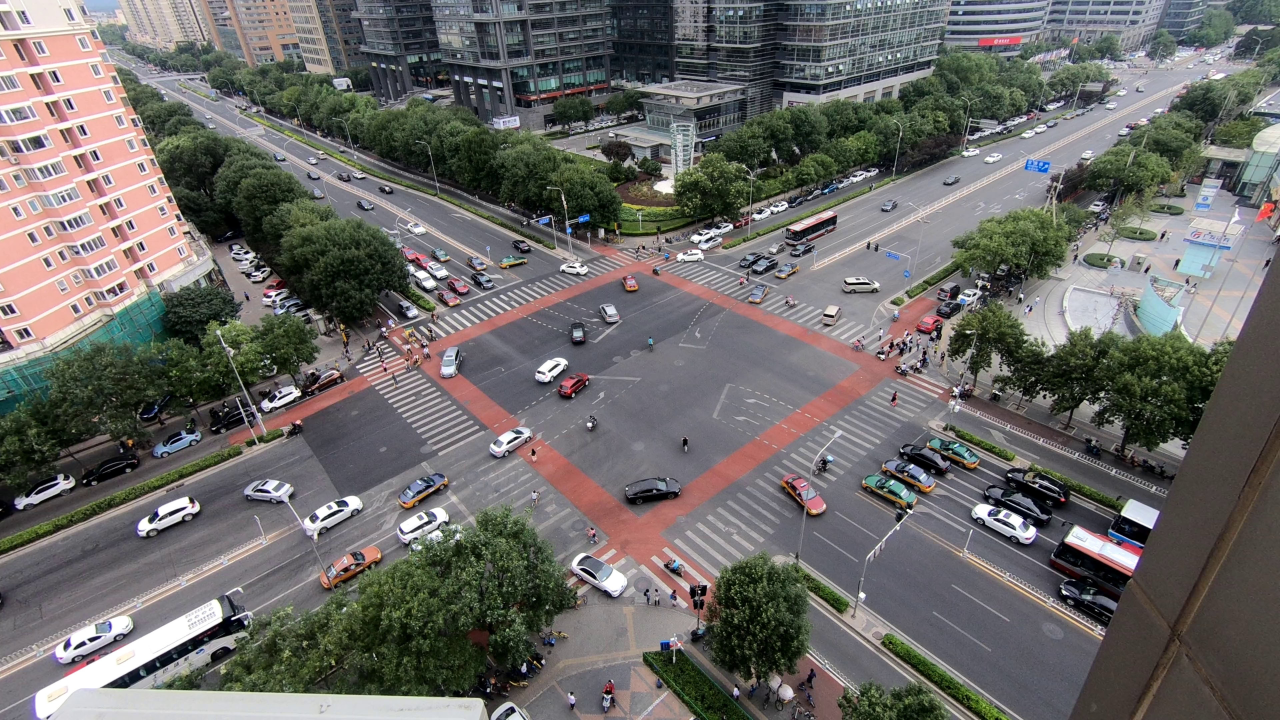
#> input picture pics/shadow.jpg, 3840 x 2160 px, found by its file name (shown at 1/3 size)
$ jupyter execute find_cross_ver3.ipynb   (shell and % lines are left out)
#> lines starting #> are read from the running program, lines starting #| are printed output that depends on the picture; after the words box and inside, x2 and y2 are one past the last pixel; in counts of white or black regions, pixels touching at a corner belong together
[cell 1]

import numpy as np
import os
import cv2
import sys
import matplotlib.pyplot as plt

[cell 2]
ROOT_DIR = os.path.abspath('../find_cross_pattern/')
IMG_DIR = os.path.join(ROOT_DIR,'pics\\')
IMG_PATH = os.path.join(IMG_DIR,'shadow.jpg')

img = cv2.imread(IMG_PATH,1)
#> img is the input picture: shape (2160, 3840, 3); mean B, G, R 103, 105.4, 107.4

[x,y,z]=img.shape
scale = 1
img=cv2.resize(img,(int(y/scale),int(x/scale)),interpolation=cv2.INTER_CUBIC)
plt.imshow(img)

[cell 3]
#提取的颜色区间

#橙色
#0-8
orange_h_low = 0/2
orange_h_high =8/2

#36-46
orange_s_low = 36 * 255 / 100
orange_s_high = 46 * 255 / 100

#66-76
orange_v_low = 66 * 255 / 100
orange_v_high = 76 * 255 / 100

#白色
white_h_low = 0/2
white_h_high = 360/2

white_s_low = 0 * 255 / 100
white_s_high = 12 * 255 / 100

white_v_low = 87 * 255 / 100
white_v_high = 100 * 255 / 100

[cell 4]
#转成hsv根据颜色提取有效区域
hsv_img = cv2.cvtColor(img,cv2.COLOR_BGR2HSV)
#> hsv_img: shape (2160, 3840, 3); mean H, S, V 80.1, 52.7, 115
white_hsv_img = hsv_img

orange_lower_bound = np.array([orange_h_low , orange_s_low , orange_v_low])
orange_upper_bound = np.array([orange_h_high , orange_s_high , orange_v_high])

white_lower_bound = np.array([white_h_low , white_s_low , white_v_low])
white_upper_bound = np.array([white_h_high , white_s_high , white_v_high])

hsv_img = cv2.inRange(hsv_img, orange_lower_bound,orange_upper_bound)
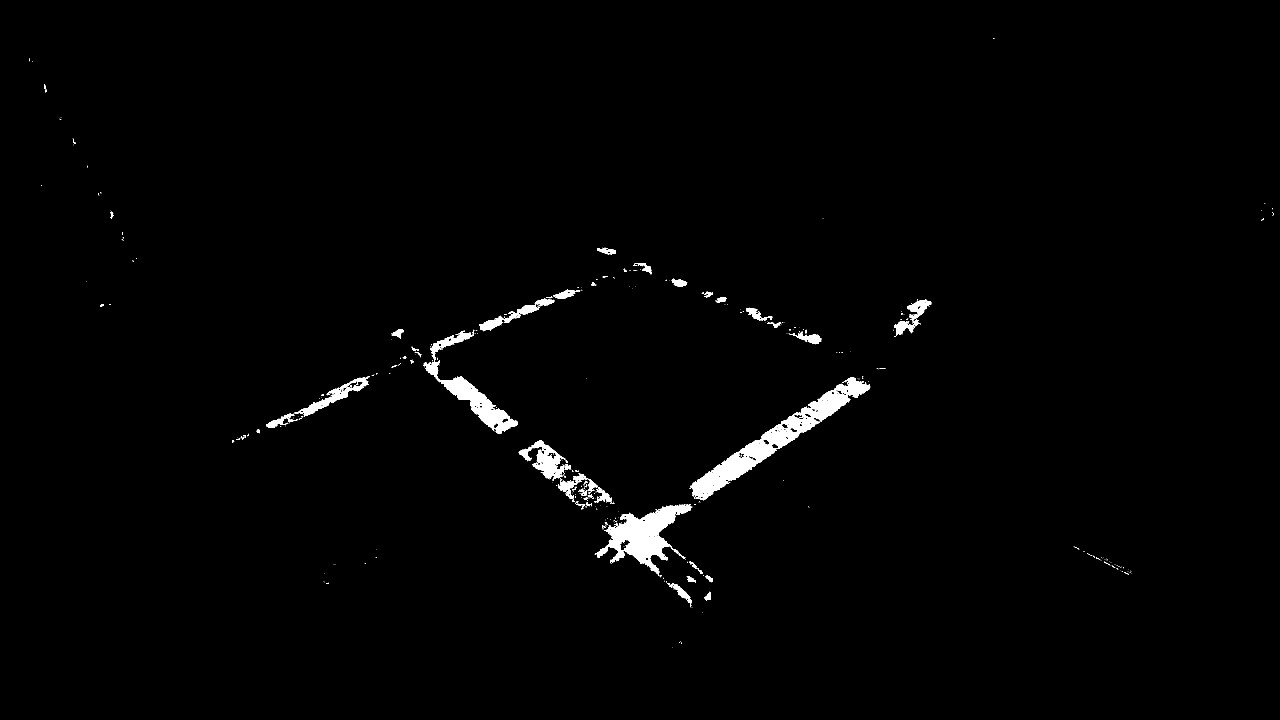
#> hsv_img: shape (2160, 3840) (shown at 1/3 size); 1.2% white; 475 white regions (399 under 20 px), largest, box (x1, y1, x2, y2) and area: (2072, 1132, 2611, 1500) 31870, (1784, 1513, 2077, 1728) 22047, (1270, 991, 1554, 1301) 15322
white_hsv_img = cv2.inRange(white_hsv_img, white_lower_bound,white_upper_bound)
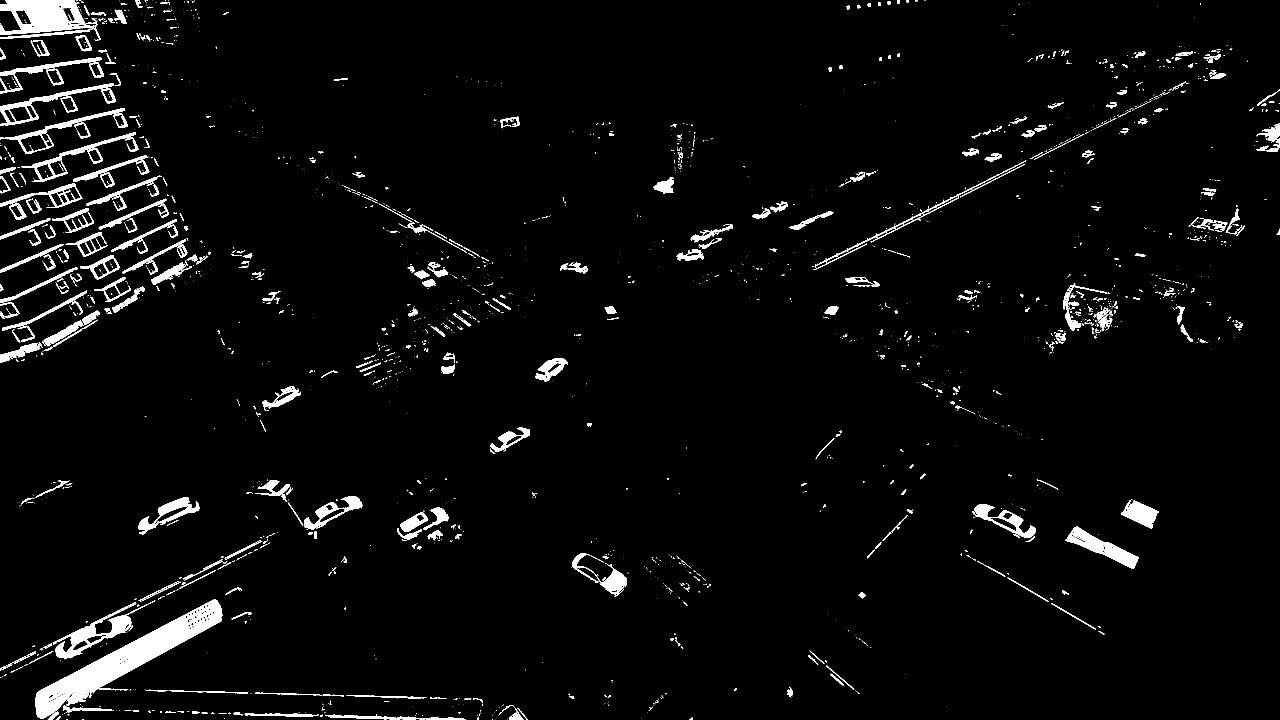
#> white_hsv_img: shape (2160, 3840) (shown at 1/3 size); 3.3% white; 2697 white regions (2074 under 20 px), largest, box (x1, y1, x2, y2) and area: (107, 1799, 667, 2157) 44154, (0, 0, 292, 105) 17934, (158, 1806, 408, 1979) 9519

#plt.subplot(121),plt.imshow(hsv_img)
#plt.subplot(122),plt.imshow(white_hsv_img)
plt.imshow(hsv_img)

[cell 5]
#gray = cv2.cvtColor(img, cv2.COLOR_BGR2GRAY)
#plt.imshow(gray)

[cell 6]
blur_bar = 0
th1_bar = 19
th2_bar = 34
hough_bar = 2
hough2_bar = 0

blur_max = 30
th1_max = 50
th2_max = 50
hough_max = 20
hough2_max = 25

pairs = []

blur_bar2 = 0
th1_bar2 = 19
th2_bar2 = 34
hough_bar2 = 2
hough2_bar2 = 0

blur_max2 = 30
th1_max2 = 50
th2_max2 = 50
hough_max2 = 20
hough2_max2 = 25

pairs2 = []

[cell 7]
# [6 lines of commented-out code are left out]

[cell 8]
def do_some_change(x):
#> called with x = 0
    print ('change')

    pairs = []
    #blur = cv2.getTrackbarPos('blur', 'res') * 2 + 1
    th1 = cv2.getTrackbarPos('th1', 'res') * 10
    th2 = cv2.getTrackbarPos('th2', 'res') * 10
    hough = cv2.getTrackbarPos('hough', 'res') * 25
    hough2 = cv2.getTrackbarPos('hough2', 'res') * 1

    # [6 lines of commented-out code are left out]

    cnt = 0


    #blur_img = cv2.GaussianBlur(gray, (blur, blur), 0)
    canny = cv2.Canny(hsv_img, th1, th2)
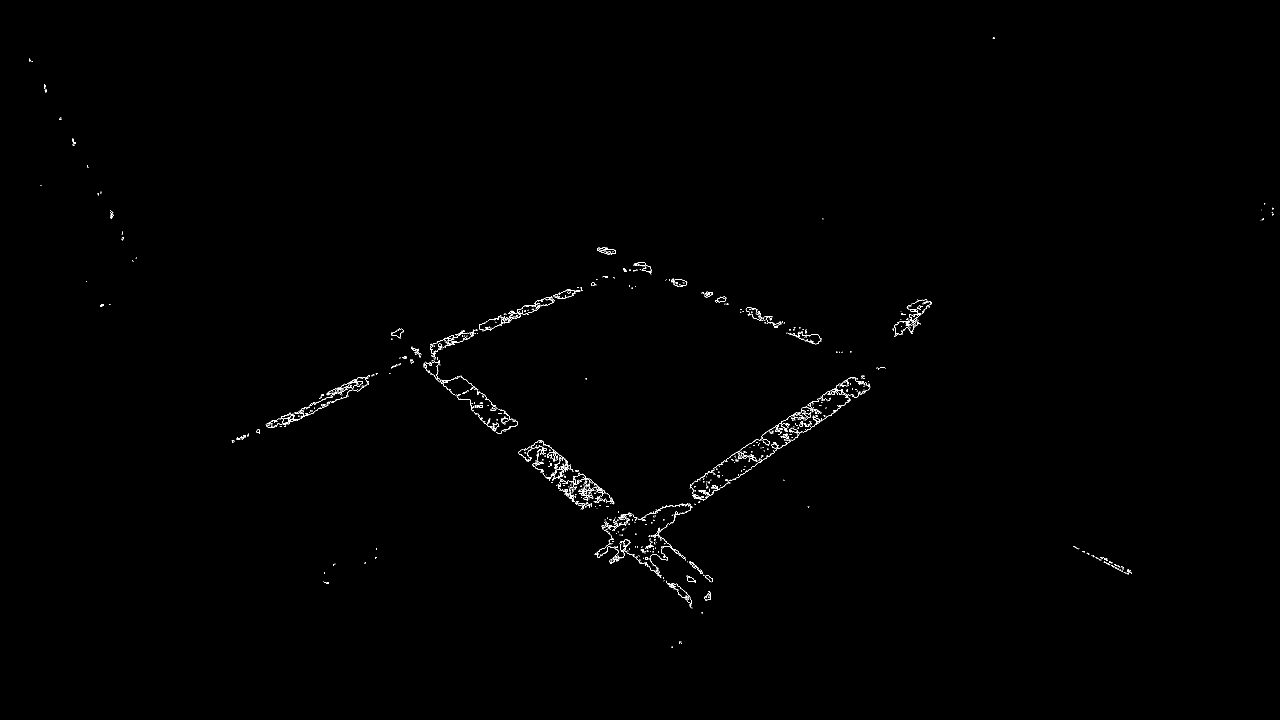
#> canny: shape (2160, 3840) (shown at 1/3 size); 0.26% white in thin lines or dots, all inside (x1, y1, x2, y2) = (87, 113, 3821, 1943)
    #canny = cv2.Canny(blur_img, th1, th2)
    dst = cv2.bitwise_and(img, img, mask=canny)

    lines = cv2.HoughLines(canny, 1, np.pi / 180, hough+hough2)
#> lines = 1456 rows, first 8: [1483, 1.17], [-33, 2.3], [2423, 0.977], [8, 2.25], [1463, 1.19], [-185, 2.36], [1490, 1.15], [11, 2.25]
    print (lines.shape)
#| (1456, 1, 2)
    for line in lines:
        rho, theta = tuple(line[0])
        a = np.cos(theta)
        b = np.sin(theta)
        x0 = a*rho
        y0 = b*rho
        x1 = int(x0 + 4000*(-b))
        y1 = int(y0 + 4000*(a))
        x2 = int(x0 - 4000*(-b))
        y2 = int(y0 - 4000*(a))
        pair = [x1,y1,x2,y2]
        pairs.append(pair)
        cv2.line(dst, (x1,y1), (x2,y2), (255,0,0), 1)
        cv2.circle(dst, (x0, y0), 3, (0, 0, 255), -1)
        cnt = cnt + 1
#> this loop made 1456 passes
#> (rho, theta, a, b, x0, y0, x1, y1) on passes 1 to 3: (1483, 1.17, 0.391, 0.921, 579.5, 1365.1, -3102, 2928), (-33, 2.3, -0.669, 0.743, 22.08, -24.52, -2950, -2701), (2423, 0.977, 0.559, 0.829, 1354.9, 2008.8, -1961, 4245)
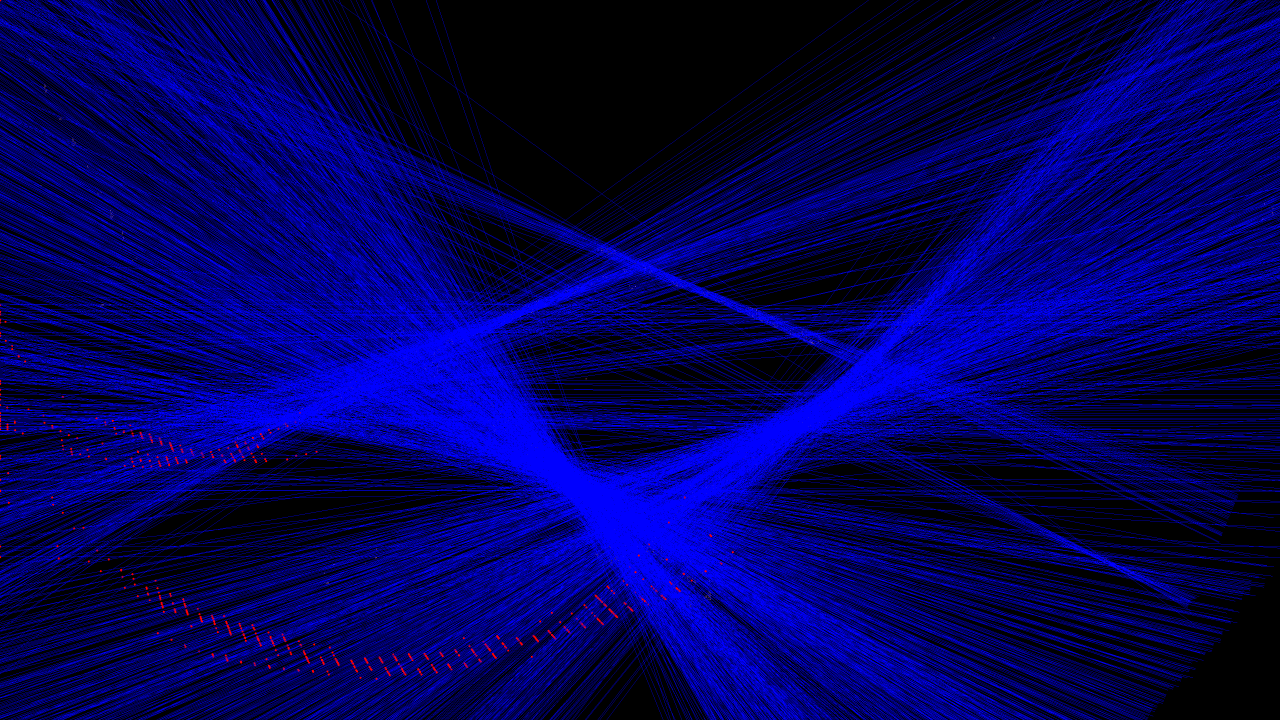
#> dst: shape (2160, 3840, 3) (shown at 1/3 size); mean B, G, R 90.4, 0, 0.4

    sacle = 1
    small = cv2.resize(dst, (int(dst.shape[1] / sacle), int(dst.shape[0] / sacle)), interpolation=cv2.INTER_CUBIC)
    print(cnt)
#| 1456
    cv2.imshow('res', small)

[cell 9]
cv2.namedWindow('res',0)

#cv2.createTrackbar('blur', 'res', blur_bar, blur_max, do_some_change)
cv2.createTrackbar('th1', 'res', th1_bar, th1_max, do_some_change)
cv2.createTrackbar('th2', 'res', th2_bar, th2_max, do_some_change)
cv2.createTrackbar('hough', 'res', hough_bar, hough_max, do_some_change)
cv2.createTrackbar('hough2', 'res', hough2_bar, hough2_max, do_some_change)
# [6 lines of commented-out code are left out]

[cell 10]
do_some_change(0)
while True:
    key = cv2.waitKey(10) & 0xFF
#> (key Esc is pressed here)

$ run again, with pics/0905GH010248.mp40.jpg copied over pics/shadow.jpg
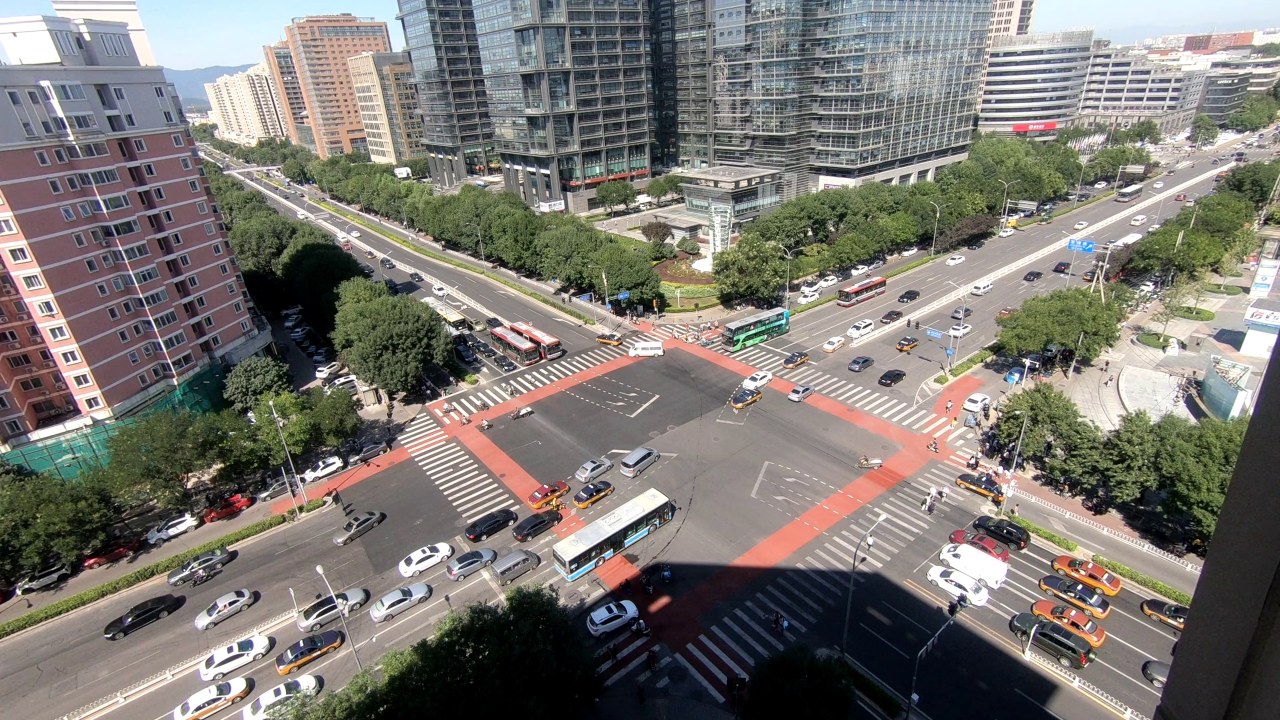
#> input picture pics/0905GH010248.mp40.jpg, 3840 x 2160 px, found by its file name (shown at 1/3 size)
#> img is the input picture: shape (2160, 3840, 3); mean B, G, R 113.6, 119.3, 123
#> `white_hsv_img = cv2.inRange(white_hsv_img, white_lower_bound,white_upp..`:
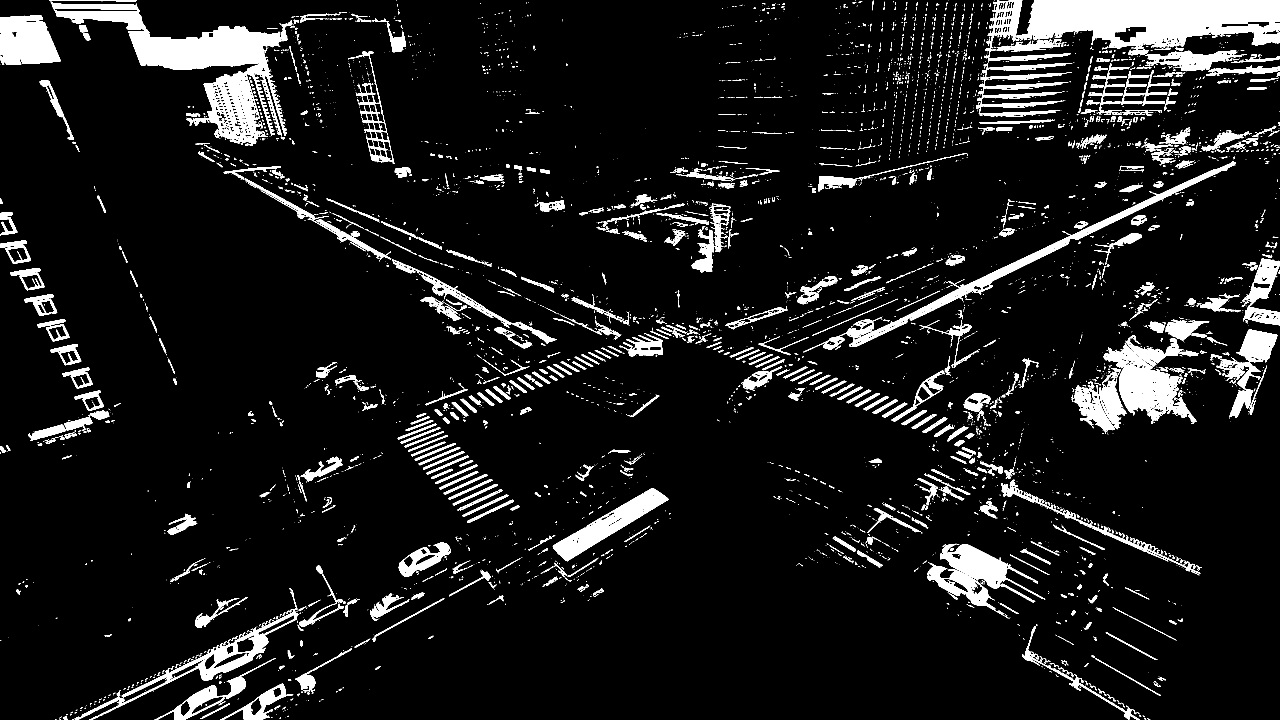
#> white_hsv_img: shape (2160, 3840) (shown at 1/3 size); 8.4% white; 5743 white regions (4416 under 20 px), largest, box (x1, y1, x2, y2) and area: (3037, 0, 3840, 147) 83417, (152, 4, 877, 437) 80031, (2410, 483, 3708, 1057) 26985
#> canny: shape (2160, 3840); 0.04% white in thin lines or dots, all inside (x1, y1, x2, y2) = (162, 371, 3767, 2012)
#> lines = 20 rows, first 8: [1697, 1.2], [1695, 1.2], [1718, 1.19], [1716, 1.19], [1762, 1.13], [1755, 1.15], [1736, 1.17], [1673, 1.22]
#| (20, 1, 2)
#> the loop in do_some_change, `for line in lines:` made 20 passes
#> (rho, theta, a, b, x0, y0, x1, y1) on passes 1 to 8: (1697, 1.2, 0.358, 0.934, 608.2, 1584.3, -3126, 3017), (1695, 1.2, 0.358, 0.934, 607.4, 1582.4, -3126, 3015), (1718, 1.19, 0.375, 0.927, 643.6, 1592.9, -3065, 3091), (1716, 1.19, 0.375, 0.927, 642.8, 1591, -3065, 3089), (1762, 1.13, 0.423, 0.906, 744.7, 1596.9, -2880, 3287), (1755, 1.15, 0.407, 0.914, 713.8, 1603.3, -2940, 3230), (1736, 1.17, 0.391, 0.921, 678.3, 1598, -3003, 3160), (1673, 1.22, 0.342, 0.94, 572.2, 1572.1, -3186, 2940)
#> after the loop in do_some_change, `for line in lines:`:
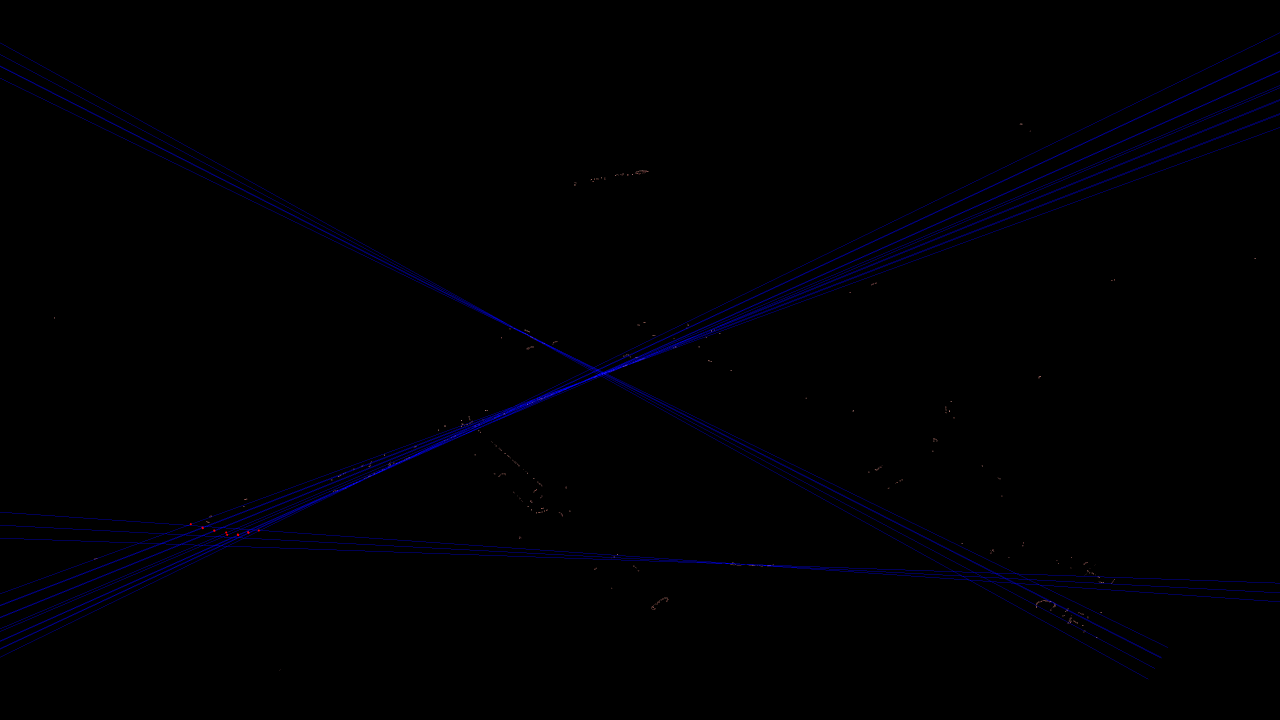
#> dst: shape (2160, 3840, 3) (shown at 1/3 size); mean B, G, R 2.3, 0, 0.1
#> after the loop in do_some_change, `for line in lines:`: cnt = 20; pairs = 20 items, first 6: [-3126, 3017, 4342, 150], [-3126, 3015, 4341, 148], [-3065, 3091, 4352, 94], [-3065, 3089, 4351, 92], [-2880, 3287, 4369, -93], [-2940, 3230, 4368, -23]
#| 20
